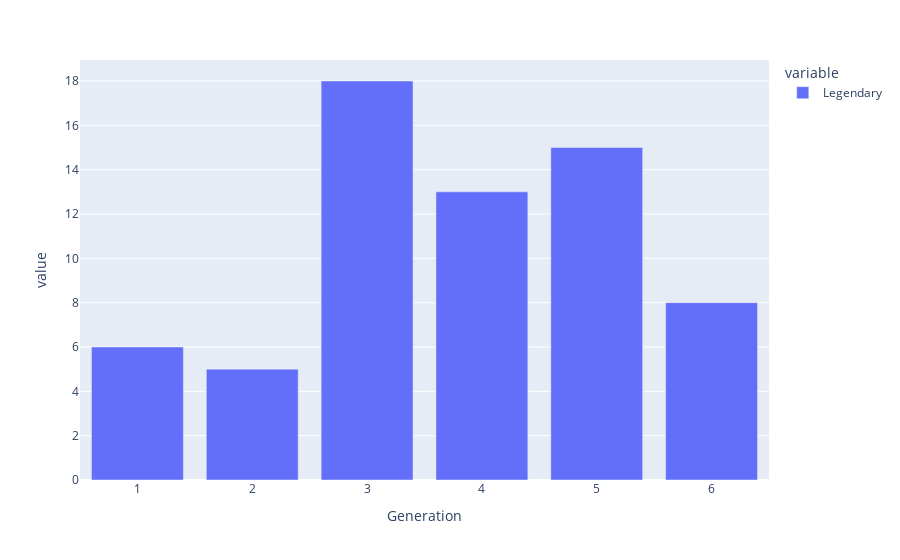

Here is the notebook cell this chart was saved with:
### Code cell
px.bar(df1)

### Figure 1 — Plotly figure (JSON) as saved in the notebook; plotly's stock layout.template omitted (floating-point values rounded to 4 significant figures)
{"data": [{"alignmentgroup": "True", "hovertemplate": "variable=Legendary<br>Generation=%{x}<br>value=%{y}<extra></extra>", "legendgroup": "Legendary", "marker": {"color": "#636efa", "pattern": {"shape": ""}}, "name": "Legendary", "offsetgroup": "Legendary", "orientation": "v", "showlegend": true, "textposition": "auto", "type": "bar", "x": [1, 2, 3, 4, 5, 6], "xaxis": "x", "y": [6, 5, 18, 13, 15, 8], "yaxis": "y"}], "layout": {"barmode": "relative", "legend": {"title": {"text": "variable"}, "tracegroupgap": 0}, "margin": {"t": 60}, "xaxis": {"anchor": "y", "domain": [0, 1], "title": {"text": "Generation"}}, "yaxis": {"anchor": "x", "domain": [0, 1], "title": {"text": "value"}}}}
